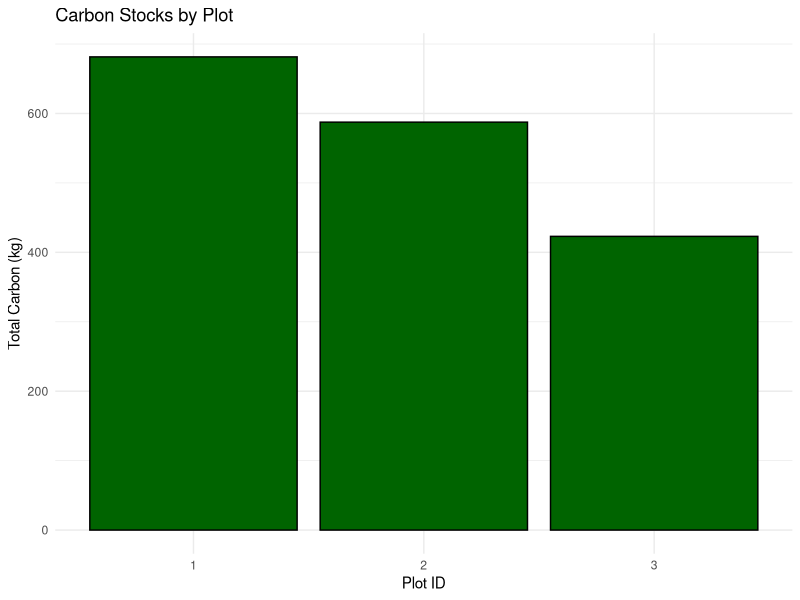
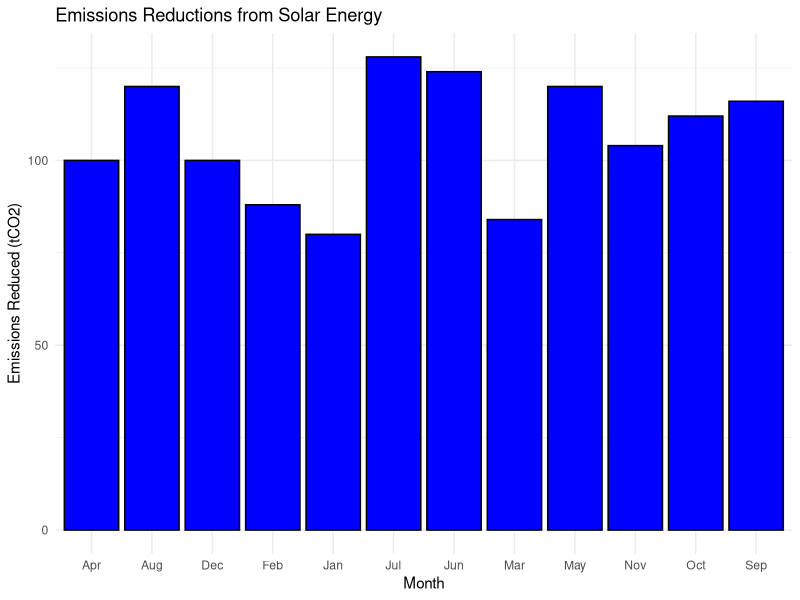

The R source for these figures, in order:
## ---- chunk 1
knitr::opts_chunk$set(echo = TRUE)
## ---- chunk 2
# Load libraries
library(dplyr)  
library(ggplot2)  

# Create a dataset: Tree biomass (in kg) for different plots
tree_data <- data.frame(
  Plot_ID = c(1, 1, 1, 2, 2, 3, 3, 3),
  Tree_ID = c(101, 102, 103, 201, 202, 301, 302, 303),
  Biomass_kg = c(500, 350, 600, 800, 450, 400, 300, 200)
)

# Biomass-to-carbon conversion factor (here we use 0.47)
conversion_factor <- 0.47

# Calculate carbon stock for each tree
tree_data <- tree_data %>%
  mutate(Carbon_kg = Biomass_kg * conversion_factor)

# carbon stocks per plot
plot_carbon <- tree_data %>%
  group_by(Plot_ID) %>%
  summarise(
    Total_Biomass_kg = sum(Biomass_kg),
    Total_Carbon_kg = sum(Carbon_kg)
  )

print(plot_carbon)

# Visualize the results
ggplot(plot_carbon, aes(x = factor(Plot_ID), y = Total_Carbon_kg)) +
  geom_bar(stat = "identity", fill = "darkgreen", color = "black") +
  labs(
    title = "Carbon Stocks by Plot",
    x = "Plot ID",
    y = "Total Carbon (kg)"
  ) +
  theme_minimal()

## ---- chunk 3

# Create example dataset: Deforestation rates (hectares per year) over 10 years
land_use_data <- data.frame(
  Year = 2010:2019,
  Deforestation_ha = c(1000, 950, 900, 850, 800, 750, 700, 650, 600, 550)
)

# Calculate the baseline (historical average deforestation rate)
baseline_deforestation <- mean(land_use_data$Deforestation_ha)

# Assume a project intervention reduced deforestation to 400 ha/year
project_deforestation <- 400

# Calculate avoided deforestation
avoided_deforestation <- baseline_deforestation - project_deforestation

# Estimate carbon savings (assuming 50 tCO2/ha for forest carbon density)
carbon_density <- 50  # tCO2/ha
avoided_emissions <- avoided_deforestation * carbon_density

# Results
cat("Baseline deforestation rate:", baseline_deforestation, "ha/year\n")
cat("Avoided deforestation:", avoided_deforestation, "ha/year\n")
cat("Carbon savings:", avoided_emissions, "tCO2/year\n")

## ---- chunk 4

# Hypothetical dataset: Energy generation (MWh) over 12 months
solar_data <- data.frame(
  Month = month.abb,
  Energy_MWh = c(200, 220, 210, 250, 300, 310, 320, 300, 290, 280, 260, 250)
)

# Calculate emissions reductions (fake grid emission factor: 0.4 tCO2/MWh)
grid_emission_factor <- 0.4  # tCO2/MWh
solar_data <- solar_data %>%
  mutate(Emissions_Reduced_tCO2 = Energy_MWh * grid_emission_factor)

# Total emissions reduced in a year
total_reductions <- sum(solar_data$Emissions_Reduced_tCO2)

# Results and visualization
print(solar_data)
cat("Total emissions reduced:", total_reductions, "tCO2/year\n")

ggplot(solar_data, aes(x = Month, y = Emissions_Reduced_tCO2)) +
  geom_bar(stat = "identity", fill = "blue", color = "black") +
  labs(
    title = "Emissions Reductions from Solar Energy",
    x = "Month",
    y = "Emissions Reduced (tCO2)"
  ) +
  theme_minimal()


## ---- chunk 5


# Example dataset: SOC (tC/ha) before and after project implementation
soc_data <- data.frame(
  Field_ID = 1:5,
  SOC_Before_tC_ha = c(10, 12, 15, 11, 14),
  SOC_After_tC_ha = c(15, 16, 20, 17, 19)
)

# Calculate SOC sequestration per field
soc_data <- soc_data %>%
  mutate(SOC_Sequestration_tC_ha = SOC_After_tC_ha - SOC_Before_tC_ha)

# Total SOC sequestration across fields
total_soc_sequestration <- sum(soc_data$SOC_Sequestration_tC_ha)

# Convert to CO2 equivalent (1 tC = 3.67 tCO2)
total_soc_sequestration_CO2 <- total_soc_sequestration * 3.67

# Results
print(soc_data)
cat("Total SOC sequestration (tCO2):", total_soc_sequestration_CO2, "\n")


## ---- chunk 6

# Hypothetical dataset: Tree growth and carbon sequestration over 5 years
afforestation_data <- data.frame(
  Year = 1:5,
  Biomass_kg = c(5000, 10000, 15000, 20000, 25000)  # Biomass in kg
)

# Conversion factors
biomass_to_carbon <- 0.47  # Biomass to carbon conversion
carbon_to_CO2 <- 3.67  # Carbon to CO2 conversion

# Calculate carbon removals each year
afforestation_data <- afforestation_data %>%
  mutate(
    Carbon_kg = Biomass_kg * biomass_to_carbon,
    Carbon_Removal_tCO2 = Carbon_kg * carbon_to_CO2 / 1000
  )

# Total carbon removals over 5 years
total_removals <- sum(afforestation_data$Carbon_Removal_tCO2)

# Results
print(afforestation_data)
cat("Total carbon removals (tCO2):", total_removals, "\n")

